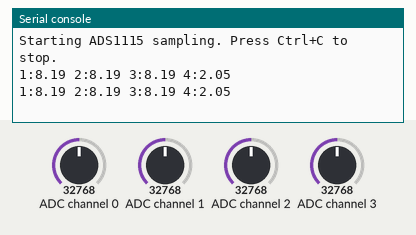
Bench run of a program on a simulated CircuitPython board. Shown: the last lines printed to the serial console. The inputs (shaded band) are chosen by the test bench; at power-on: ADC channel 0 = 32768, ADC channel 1 = 32768, ADC channel 2 = 32768, ADC channel 3 = 32768 (analog values on the 0–65535 scale).

Above: at 1.2 s.
1.3 s: ADC channel 0 set to 45874
At 2.6 s:
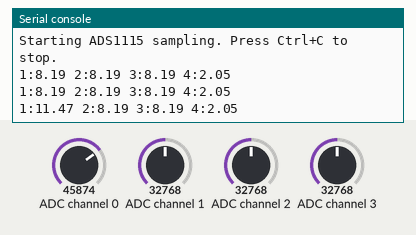
2.8 s: ADC channel 1 set to 45874
At 4.0 s:
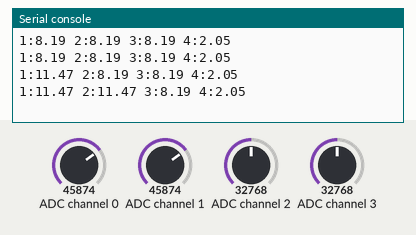
4.3 s: ADC channel 2 set to 45874
At 4.3 s:
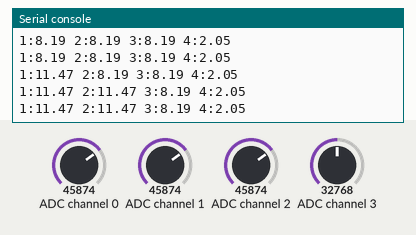
5.8 s: ADC channel 3 set to 45874
At 6.9 s:
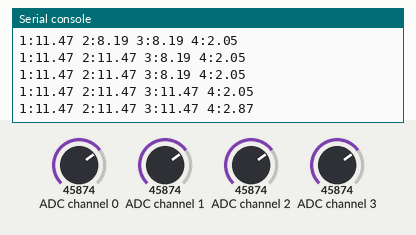
7.3 s: ADC channel 0 set to 63568
At 7.6 s:
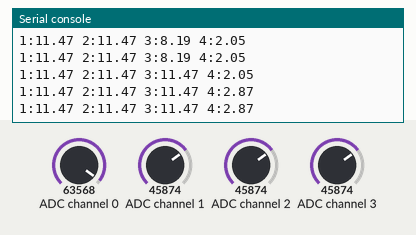
8.8 s: ADC channel 1 set to 63568
At 10.2 s:
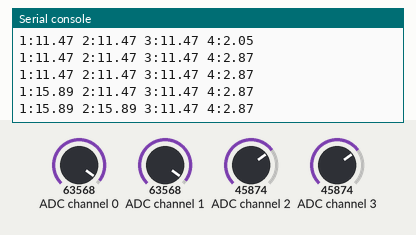
Timing chart, 0 to 11.3 s (numbered marks = the images above; inputs shaded):
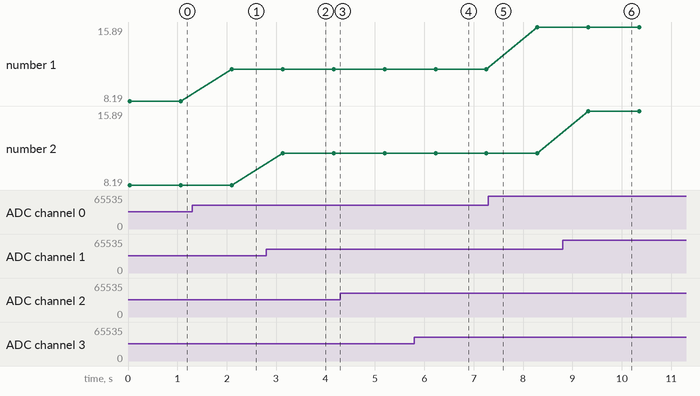

The program:

ads1115_sampler.py
```python
# ads1115_sampler.py
# Standalone script to sample and print ADS1115 readings for debugging


import time
import board
import busio
import adafruit_ads1x15.ads1115 as ADS
from adafruit_ads1x15.analog_in import AnalogIn


# Initialize I2C bus and ADS1115
i2c = busio.I2C(board.SCL, board.SDA)
adc = ADS.ADS1115(i2c, address=0x48)

chan0 = AnalogIn(adc, 0)
chan1 = AnalogIn(adc, 1)
chan2 = AnalogIn(adc, 2)
chan3 = AnalogIn(adc, 3)

print("Starting ADS1115 sampling. Press Ctrl+C to stop.")
try:
    while True:
        v1 = chan0.voltage * 4.0
        v2 = chan1.voltage * 4.0
        v3 = chan2.voltage * 4.0
        amps = chan3.voltage
        print(f"1:{v1:.2f} 2:{v2:.2f} 3:{v3:.2f} 4:{amps:.2f}")
        time.sleep(1)
except KeyboardInterrupt:
    print("Sampling stopped.")
```

Measured:
- after the input at 1.3 s, the serial console: prints a new line after 0.80 s (image 1)
- after the input at 2.8 s, the serial console: prints a new line after 0.33 s (image 2)
- after the input at 5.8 s, the serial console: prints a new line after 0.43 s (image 4)
- after the input at 8.8 s, the serial console: prints a new line after 0.52 s (image 6)
- plotted number 1: 8.19 → 11.47 after the input at 1.3 s, 11.47 → 15.89 after the input at 7.3 s
